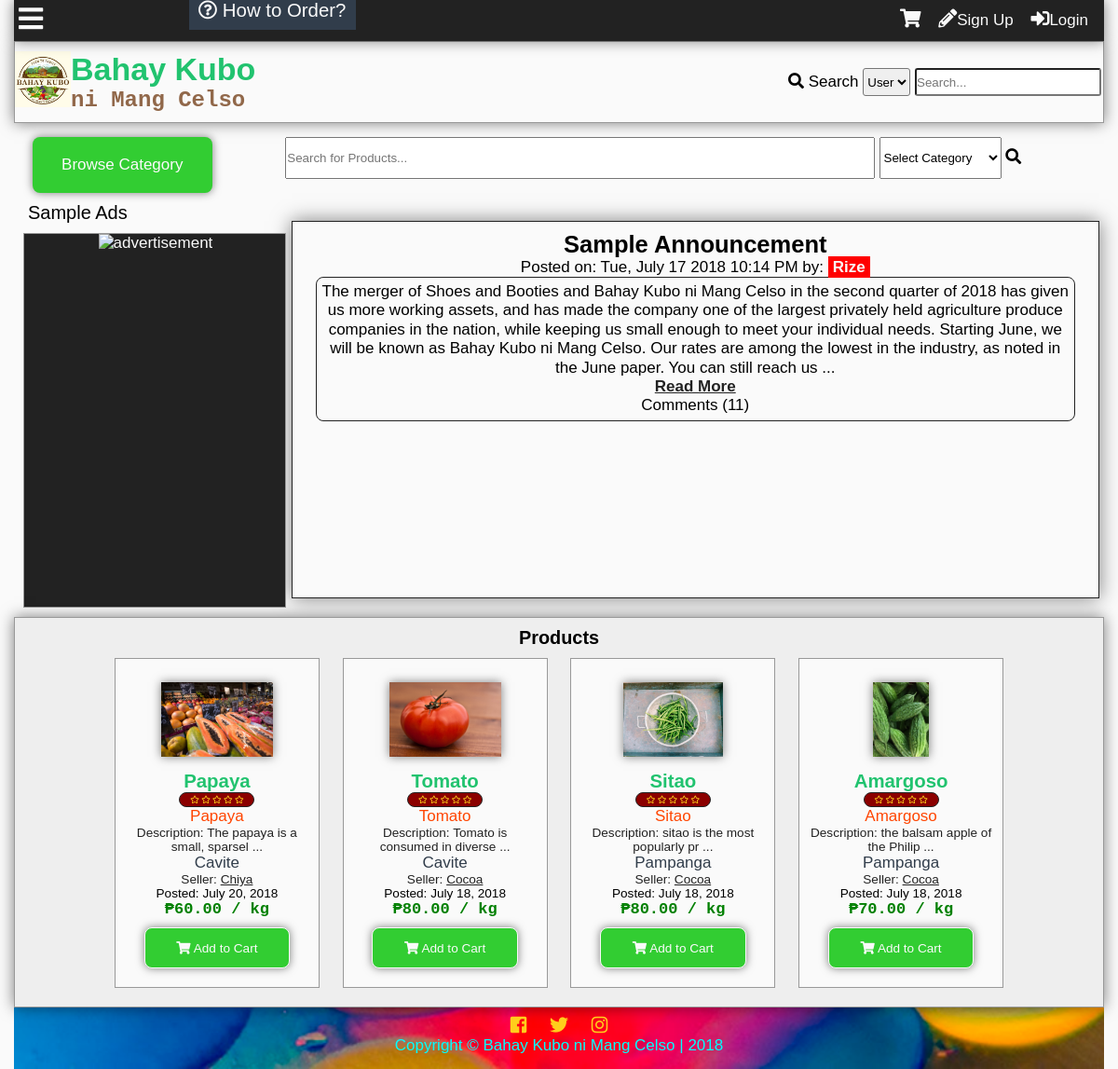
The page / on the database its author committed.
### tables this page shows
CREATE TABLE `tblannouncement` (
  `announceid` int(11) NOT NULL,
  `title` varchar(100) NOT NULL,
  `content` text NOT NULL,
  `datecreated` datetime DEFAULT NULL,
  `author` int(11) NOT NULL
);

CREATE TABLE `tbluser` (
  `userid` int(11) NOT NULL,
  `username` varchar(100) NOT NULL,
  `password` varchar(100) NOT NULL,
  `firstname` varchar(100) NOT NULL,
  `middlename` varchar(100) NOT NULL,
  `lastname` varchar(100) NOT NULL,
  `birthday` varchar(20) NOT NULL,
  `datecreated` timestamp NOT NULL DEFAULT '0000-00-00 00:00:00',
  `email` varchar(100) NOT NULL,
  `website` varchar(255) NOT NULL,
  `location` varchar(255) NOT NULL,
  `usertypeid` int(11) NOT NULL,
  `access` int(11) NOT NULL,
  `imgname` varchar(100) NOT NULL,
  `imgtype` varchar(100) NOT NULL,
  `imgpath` varchar(200) NOT NULL,
  `bio` text NOT NULL,
  `is_show_email` tinyint(1) NOT NULL,
  `gender` int(11) NOT NULL,
  `lastupdate` timestamp NOT NULL DEFAULT '0000-00-00 00:00:00',
  `lastonline` timestamp NOT NULL DEFAULT '0000-00-00 00:00:00',
  `profileviews` int(11) NOT NULL
);

CREATE TABLE `tblproduct` (
  `productid` int(11) NOT NULL,
  `categoryid` int(11) NOT NULL,
  `productname` varchar(100) NOT NULL,
  `description` varchar(255) NOT NULL,
  `farmid` int(11) NOT NULL,
  `userid` int(11) NOT NULL,
  `dateposted` datetime DEFAULT NULL,
  `price` decimal(10,2) NOT NULL,
  `img` varchar(200) NOT NULL,
  `view` int(11) NOT NULL,
  `rating` int(11) NOT NULL
);

CREATE TABLE `tblcategory` (
  `categoryid` int(11) NOT NULL,
  `category` varchar(100) NOT NULL,
  `status` int(11) NOT NULL,
  `low` decimal(10,2) NOT NULL,
  `high` decimal(10,2) NOT NULL,
  `prevailing` decimal(10,2) NOT NULL
);

CREATE TABLE `tblfarm` (
  `farmid` int(11) NOT NULL,
  `farmname` varchar(100) NOT NULL,
  `address` varchar(255) NOT NULL,
  `status` int(11) NOT NULL
);

### index.php (the view, shortened to what this page needs)
<?php
	include'functions.php';
	require_once'connection.php';
?>
<!DOCTYPE html>
<html lang="en">
<head>
  	<link rel="stylesheet" href="css/style.css">
  	<link rel="stylesheet" href="css/fontawesome-all.css">
</head>
<body>
	<div class="main-container">
	<?php
		addheader();
	?>
		<div class="main-search">
			<div id="browse-category" onclick="showCategory()">Browse Category
			</div>
			<form id="main-search-form">
				<div>
					<input type="text" id="main-search" placeholder="Search for Products...">
					<select  id="main-select" >
						<option disabled selected>Select Category</option>
					</select>
					<i class="fas fa-search"></i>
				</div>
			</form>
		</div>
		<div class="main-content">
			<div class="main-content-grid">
				<div class="announcement">
<?php
$sql="SELECT announceid,title,content,t1.datecreated,username FROM tblannouncement AS t1
LEFT JOIN tbluser
	ON userid = author
ORDER BY announceid DESC
LIMIT 1";
$result= $conn->query($sql);
$row=$result->fetch_object();
	$announceid = $row->announceid;
	$title = $row->title;
	$content = $row->content;
	$date = date('D, F j Y g:i A',strtotime($row->datecreated));
	$author = $row->username;
	echo '<h2 id="announcement-title">'.$title.'</h2>
	<p>Posted on: '.$date.' by: <a href="profile.php?name='.$author.'">'.$author.'</a></p>
	<div class="announce-content">'.substr(nl2br($content), 0, 450);
	if(strlen($content) > 450 ){
		echo'...';
	}
	echo'<br>
		<a class="center" id="announcement-comment" href="announcement.php">Read More</a>';
$sql = "SELECT commentannid FROM tblcommentann WHERE announceid = '$announceid'";
$result= $conn->query($sql);
$comments = $result->num_rows;
echo'<p>Comments ('.$comments.')</p>
		</div>
		';
?>
				</div>
				<div class="advertisement">
					<div class="advertisement-inner">
						<img src="img/neiman_marcus.gif" alt="advertisement">
					</div>
				</div>
				<div class="content-body">
					<h3>Products</h3>
<?php
$sql = "SELECT productid,category, productname, description, farmname, username, dateposted, price, img, rating FROM tblproduct as t1
LEFT JOIN tblcategory as t2
	ON t1.categoryid = t2.categoryid
LEFT JOIN tbluser as t3
	ON t1.userid = t3.userid
LEFT JOIN tblfarm as t4
	ON t1.farmid = t4.farmid
ORDER BY dateposted DESC
LIMIT 15";
$result = $conn->query($sql);
while($row = $result->fetch_object()){
	$id = $row->productid;
	$category = $row->category;
	$product = $row->productname;
	$desc = $row->description;
	$farm = $row->farmname;
	$user = $row->username;
	$date = date('F j, Y',strtotime($row->dateposted));
	$price = $row->price;
	$img = $row->img;
	$rating = $row->rating;
	echo'<a href="product.php?id='.$id.'">
	<div class="product">
	<div class="product-img-wrap">
		<img src="'.$img.'" alt="Product Image">
	</div>
	<p class="product-title">'.$product.'</p>
	<p>';
	starsystem($rating);
	echo'
	</p>
	<p class="product-category">'.$category.'</p>
	<p class="product-desc">Description: '.substr($desc,0,30).' ...</p>
	<p class="product-location">'.$farm.'</p>
	<p class="product-seller"> Seller: <a href="profile.php?name='.$user.'" class="black">'.$user.'</a></p>
	<p class="product-date">Posted: '.$date.'</p>
	<p class="product-price">₱'.$price.' / kg</p>
	<div class="add-to-cart" value="'.$id.'" onclick="addThistoCart(this)"><i class="fas fa-shopping-cart"></i> Add to Cart</div>
	</div>
	</a>';
}
?>
				</div>
		</div>
		<?php
			addfooter();
		?>
	</div>
</body>
</html>

### functions.php (shortened to what this page needs)
<?php
function addheader(){
	echo'<header id="main-header">
			<div class="grid-header">
				<div class="box1">
					<a href="index.php">
						<div class="logo">
							<img src="img/logo.jpg">
						</div>
						<div id="header-text">
						<h1 id="first-text">Bahay Kubo</h1><br>
							<h2 id="second-text"> ni Mang Celso</h2>
						</div>
					</a>
				</div>
				<div class="box2">';
						search_function();
				echo'</div>
				<div class="modal2">
				</div>
				<div id="search-dropdown">
				</div>
			</div>
		</header>
		<div class="subheader">
			<div class="subgrid">
				<div class="svg">
					<p class="open-slide" onclick="openSlideMenu()">
						<i class="fas fa-bars"></i>
					</p>
				</div>
				<div class="nav">
					<a id="How-to" href="about.php#how-to-order"><i class="far fa-question-circle"></i> How to Order?</a>
				</div>
				<div class="profile-grid">';
						session_button();
				echo'</div>
			</div>
		</div>
	';
}
function addfooter(){
	echo'<footer id="main-footer">
			<div class="container">
				<a target="_blank" title="Like us on Facebook" href="https://www.facebook.com/BahayKuboniMangCelso/?ref=page_internal"><i class="fab fa-facebook-square"></i></a>
				<a target="_blank" title="Follow us on Twitter" href="https://twitter.com/"><i class="fab fa-twitter"></i></a>
				<a target="_blank" title="Follow us on Instagram" href="https://www.instagram.com/?hl=ens"><i class="fab fa-instagram"></i></a>
				<p>Copyright &copy; <span id="company">Bahay Kubo ni Mang Celso</span> | 2018</p>
			</div>
		</footer>';
}
function session_button(){
	$conn = mysqli_connect ("localhost", "root", "", "itsproject");
	if(isset($_SESSION['id'])){
	$id=$_SESSION['id'];
		$sql="SELECT imgpath FROM tbluser WHERE userid=".$id."";
		$result=$conn->query($sql);
		$row=$result->fetch_object();
		$tn_image=$row->imgpath;
		if($tn_image==''){
			$tn_image='img/default.png';
		}
echo'<i class="fas fa-shopping-cart button" onclick="showCartPanel()"></i>';
$sql="SELECT pmid FROM tblpm WHERE receiverid='$id' AND checked=0 GROUP BY senderid";
$result=$conn->query($sql);
$count=$result->num_rows;
		echo'<a class="button" title="Check your messages" href="inbox.php?name='.$_SESSION["name"].'"><i class="far fa-envelope"></i><span id="pmnum">'.$count.'</span></a>';
$sql="SELECT notifid FROM tblnotif
	WHERE receiverid='$id' and checked=0
	";
$result=$conn->query($sql);
$count=$result->num_rows;
		echo'<a class="button" id="notifbtn" title="Check your notifications" onclick="toggleNotif()""><i class="far fa-bell"></i><span id="notifnum">'.$count.'</span></a>
		<a class="button" href=profile.php?name='.$_SESSION['name'].'>
		'.$_SESSION["name"].'\'s Profile<div class="top-tn"><img src="'.$tn_image.'""></div></a>';
		echo'<div id="notifdrop">
		Notifications
		<ul>';
$sql="SELECT notifid,username,imgpath,receiverid,notifdate,notiftype,checked,details,details2 FROM tblnotif
	LEFT JOIN tbluser
		ON tblnotif.userid=tbluser.userid
	WHERE receiverid='$id'
	ORDER BY notifid DESC
	LIMIT 10";
$result=$conn->query($sql);
$count=$result->num_rows;
if($count==0){
	echo'<li>No notifications yet...</li>';
}else{
while($rows=$result->fetch_object())
{
$nid=$rows->notifid;
$uname=$rows->username;
$rid=$rows->receiverid;
$date=time_elapsed_string($rows->notifdate);
$type=$rows->notiftype;
$imgpath=$rows->imgpath;
$uname=$rows->username;
$details=$rows->details;
$details2=$rows->details2;
if(!$imgpath){
	$imgpath='img/default.png';
}
if($type==1){
	echo'<li><div class="comment-tn">
				<img src="'.$imgpath.'">
			</div> <a class="n1" href="profile.php?name='.$uname.'">'.$uname.'</a> <a class="n2" href="profile.php?name='.$_SESSION['name'].'#comment'.$details.'"> has commented on your profile '.$date.'</a></li>';
} else if($type==2){
	if ($details2==1){
	echo'<li><div class="comment-tn">
				<img src="'.$imgpath.'">
			</div>
			 <a class="n1" href="profile.php?name='.$uname.'">'.$uname.'</a> has sent a friend request '.$date.'<br>
		<div id="fr-'.$nid.'"><a class="fr-yes" onclick="friendyes(this)" value="'.$nid.'">Yes</a> <a class="fr-no" onclick="friendno(this)" value="'.$nid.'">No</a>
		</div>
		</li>';
	} else if($details2==2){
		echo'<li><div class="comment-tn">
				<img src="'.$imgpath.'">
			</div>
			 <a class="n1" href="profile.php?name='.$uname.'">'.$uname.'</a> has sent a friend request '.$date.'<br>
		<div id="fr-'.$nid.'">
			Request Accepted
		</div>
		</li>';
	} else if($details2==3){
		echo'<li><div class="comment-tn">
				<img src="'.$imgpath.'">
			</div>
			 <a class="n1" href="profile.php?name='.$uname.'">'.$uname.'</a> has sent a friend request '.$date.'<br>
		<div id="fr-'.$nid.'">
			Request Denied
		</div>
		</li>';
	}
}else if ($type==3){
	echo'<li><i class="fas fa-ban banned"></i> Sorry, your profile picture has been removed.<br>
	Please read the rules and guidelines.</li>';
}
}
}
		echo'<center><a id="seeallnotif" href="notification.php">See all notifications</a></center>
		</ul>
		</div>';
	}else{
		echo'<div id="notifnum"></div><div id="pmnum"></div>
		<i class="fas fa-shopping-cart button" onclick="showCartPanel()"></i>
		<a href ="register.php" class="button"><i class="fas fa-pencil-alt"></i></i>Sign Up</a>
		<a id="modalBtn" class="button"><i class="fas fa-sign-in-alt"></i>Login</a>';
	}
}
function search_function(){
	echo'
		<form action="search.php" method="get">
			<i class="fas fa-search"></i>
			<label>Search</label>
			<select name="criteria" id="criteria">
				<option value="2">User</option>
			</select>
			<input type="text" onkeyup="searchdropdown()" required name="search-text" placeholder="Search..." id="search-text" autocomplete="off">
		</form>
	';
}
function starsystem($percent){
	echo'<div class="star-system" title="'.$percent.'% of voters likes this">';
	if($percent>=98){
	echo'
		<i class="fas fa-star"></i>
		<i class="fas fa-star"></i>
		<i class="fas fa-star"></i>
		<i class="fas fa-star"></i>
		<i class="fas fa-star"></i>
	';
	}else if($percent<4){
	echo'
		<i class="far fa-star"></i>
		<i class="far fa-star"></i>
		<i class="far fa-star"></i>
		<i class="far fa-star"></i>
		<i class="far fa-star"></i>
	';
	}
	echo'</div>';
}

### rows shown on the page
tblannouncement: title "Sample Announcement", datecreated "Tue, July 17 2018 10:14 PM", tbluser.username "Rize", content "The merger of Shoes and Booties and Bahay Kubo ni Mang Celso in the second quarter of 2018 has given us more working assets, and has made the company one of the largest privately held agriculture produce companies in the nation, while keeping us small enough to meet your individual needs. Starting June, we will be known as Bahay Kubo ni Mang Celso. Our rates are among the lowest in the industry, as noted in the June paper. You can still reach us"
tblproduct: img (picture), productname "Papaya", rating 0 (drawn), categoryid.category "Papaya", description "The papaya is a small, sparsel", farmid.farmname "Cavite", userid.username "Chiya", dateposted "July 20, 2018", price "60.00", $id 4 (drawn)
tblproduct: img (picture), productname "Tomato", rating 0 (drawn), categoryid.category "Tomato", description "Tomato is consumed in diverse", farmid.farmname "Cavite", userid.username "Cocoa", dateposted "July 18, 2018", price "80.00", $id 3 (drawn)
tblproduct: img (picture), productname "Sitao", rating 0 (drawn), categoryid.category "Sitao", description "sitao is the most popularly pr", farmid.farmname "Pampanga", userid.username "Cocoa", dateposted "July 18, 2018", price "80.00", $id 2 (drawn)
tblproduct: img (picture), productname "Amargoso", rating 0 (drawn), categoryid.category "Amargoso", description "the balsam apple of the Philip", farmid.farmname "Pampanga", userid.username "Cocoa", dateposted "July 18, 2018", price "70.00", $id 1 (drawn)

### other values the page prints
$comments "11"
